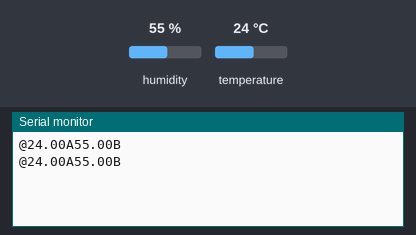
Recording of a sketch running on a simulated Arduino Uno, built with avr-gcc and run on an emulated ATmega328P. Shown: the last lines printed to the serial monitor. Inputs (shaded band) come from the test bench; at power-on: humidity 55 %, temperature 24 °C.

Above: at 2.8 s.
2.9 s: humidity set to 22 %
At 4.6 s:
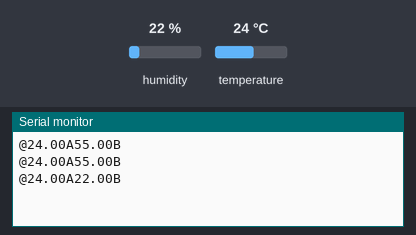
5.6 s: temperature set to 12 °C
At 7.1 s:
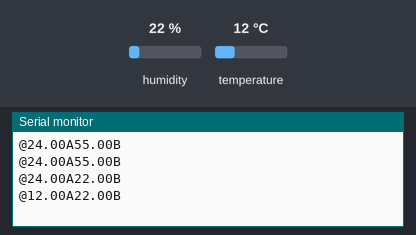
8.3 s: humidity set to 40 %
At 10.7 s:
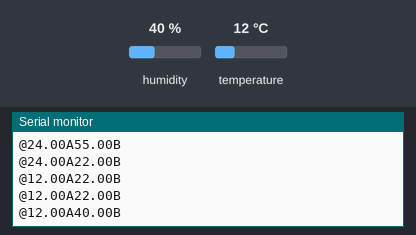
Timing chart, 0 to 12.2 s (numbered marks = the images above; inputs shaded):
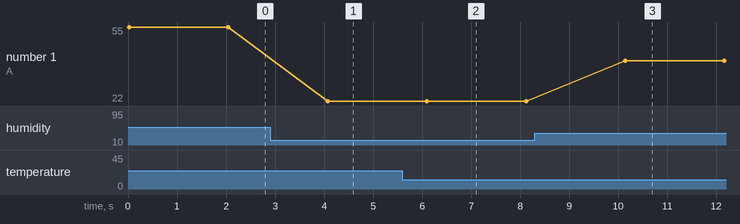

Measured:
- after the input at 2.9 s, the serial monitor: prints a new line after 1.2 s (image 1)
- after the input at 5.6 s, the serial monitor: prints a new line after 0.50 s (image 2)
- after the input at 8.3 s, the serial monitor: prints a new line after 1.8 s (image 3)
- plotted number 1: 55 → 22 after the input at 2.9 s, 22 → 40 after the input at 8.3 s

The sketch:

mysk.ino
```cpp
#include <DHT.h>
//#include <DHT_U.h>
#define DHTPIN 2
#define DHTTYPE DHT11
DHT dht(DHTPIN,DHTTYPE);

void setup() {
  // put your setup code here, to run once:
  Serial.begin(57600);
  dht.begin();

}

void loop() {
  // put your main code here, to run repeatedly:

      float humidity = dht.readHumidity();
      float temperature = dht.readTemperature();

      if(isnan(humidity)|| isnan(temperature)){
        Serial.println("error in scanning sensor");
        return;
      }
      // send data to C#
      //Serial.print("Hum: ");
      Serial.print("@"); // start data charakter
      Serial.print(temperature); Serial.print("A");
      Serial.print(humidity); Serial.print("B");
      Serial.print("\n"); //end data character
      delay(2000);
  }
```
